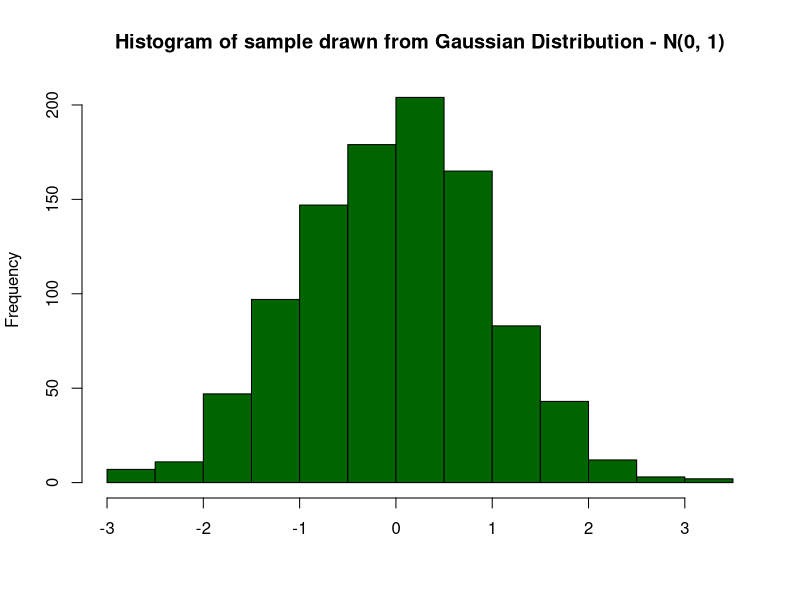

The R script that drew this image:
## ---- chunk 1
hist(rnorm(1000), col = "darkgreen", 
     main = "Histogram of sample drawn from Gaussian Distribution - N(0, 1)", 
     xlab = "")
